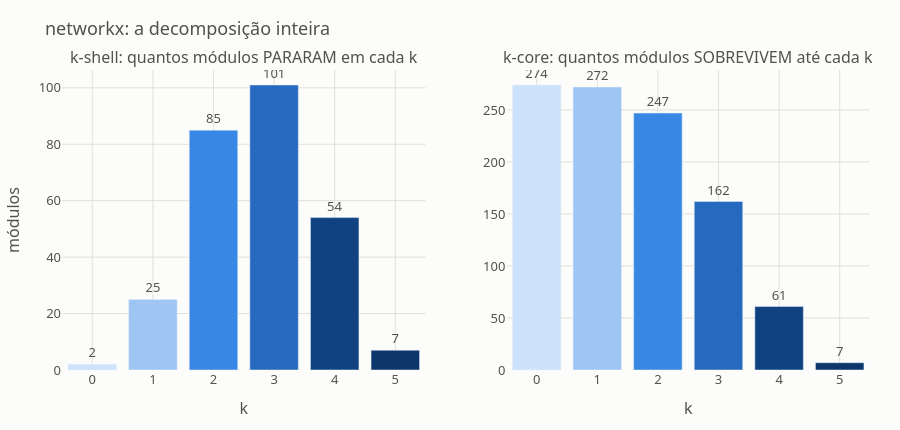

Notebook code for this chart:
### Markdown cell above
**O que esses números dizem.**

A degenerescência é **5**: existe um grupo de módulos em que **cada um depende de pelo menos 5 outros do mesmo grupo**, e não existe grupo assim para 6. Esse grupo é o 5-core, e ele tem **7 módulos de 274 — 2,6% do pacote**.

E eles fazem sentido juntos: as quatro classes de grafo (`Graph`, `DiGraph`, `MultiGraph`, `MultiDiGraph`), o módulo de *views* que todas expõem, o `convert`, e o `__init__` do pacote. O `Graph.__init__` chama o `convert` para construir grafo a partir de dados; o `convert` constrói objetos `Graph`. É um ciclo real.

**Traduzindo para a pergunta original:** destes 274 arquivos, **7 são o território perigoso**. Mexer em qualquer um deles obriga a entender os outros 6.

### Code cell
tam_shell = pd.Series(core).value_counts().sort_index()
tam_core = pd.Series({k: sum(v >= k for v in core.values()) for k in range(0, d + 1)})

fig = make_subplots(rows=1, cols=2,
                    subplot_titles=("k-shell: quantos módulos PARARAM em cada k",
                                    "k-core: quantos módulos SOBREVIVEM até cada k"))
fig.add_bar(x=tam_shell.index, y=tam_shell.values, marker_color=rampa_azul(tam_shell.index, 0, d),
            text=tam_shell.values, textposition="outside",
            hovertemplate="%{x}-shell<br>%{y} módulos<extra></extra>", showlegend=False, row=1, col=1)
fig.add_bar(x=tam_core.index, y=tam_core.values, marker_color=rampa_azul(tam_core.index, 0, d),
            text=tam_core.values, textposition="outside",
            hovertemplate="%{x}-core<br>%{y} módulos<extra></extra>", showlegend=False, row=1, col=2)
fig.update_xaxes(title_text="k", dtick=1, row=1, col=1)
fig.update_xaxes(title_text="k", dtick=1, row=1, col=2)
fig.update_yaxes(title_text="módulos", row=1, col=1)
estilo(fig, f"{pacote}: a decomposição inteira", 430).show()

print("conferência — a soma das k-shells tem que dar o total de módulos:")
print(f"   soma das shells = {tam_shell.sum()}   |   módulos = {G.number_of_nodes()}")

### Figure 1 — Plotly figure (JSON) as saved in the notebook; plotly's stock layout.template omitted (floating-point values rounded to 4 significant figures)
{"data": [{"hovertemplate": "%{x}-shell<br>%{y} módulos<extra></extra>", "marker": {"color": ["#cde2fb", "#9ec5f4", "#3987e5", "#256abf", "#104281", "#0d366b"]}, "showlegend": false, "text": [2, 25, 85, 101, 54, 7], "textposition": "outside", "type": "bar", "x": [0, 1, 2, 3, 4, 5], "xaxis": "x", "y": [2, 25, 85, 101, 54, 7], "yaxis": "y"}, {"hovertemplate": "%{x}-core<br>%{y} módulos<extra></extra>", "marker": {"color": ["#cde2fb", "#9ec5f4", "#3987e5", "#256abf", "#104281", "#0d366b"]}, "showlegend": false, "text": [274, 272, 247, 162, 61, 7], "textposition": "outside", "type": "bar", "x": [0, 1, 2, 3, 4, 5], "xaxis": "x2", "y": [274, 272, 247, 162, 61, 7], "yaxis": "y2"}], "layout": {"annotations": [{"font": {"size": 16}, "showarrow": false, "text": "k-shell: quantos módulos PARARAM em cada k", "x": 0.225, "xanchor": "center", "xref": "paper", "y": 1, "yanchor": "bottom", "yref": "paper"}, {"font": {"size": 16}, "showarrow": false, "text": "k-core: quantos módulos SOBREVIVEM até cada k", "x": 0.775, "xanchor": "center", "xref": "paper", "y": 1, "yanchor": "bottom", "yref": "paper"}], "font": {"color": "#52514e", "family": "system-ui, sans-serif", "size": 13}, "height": 430, "margin": {"b": 60, "l": 60, "r": 30, "t": 70}, "paper_bgcolor": "#fcfcfb", "plot_bgcolor": "#fcfcfb", "title": {"text": "networkx: a decomposição inteira"}, "xaxis": {"anchor": "y", "domain": [0, 0.45], "dtick": 1, "gridcolor": "#e1e0d9", "title": {"text": "k"}, "zeroline": false}, "xaxis2": {"anchor": "y2", "domain": [0.55, 1], "dtick": 1, "gridcolor": "#e1e0d9", "title": {"text": "k"}, "zeroline": false}, "yaxis": {"anchor": "x", "domain": [0, 1], "gridcolor": "#e1e0d9", "title": {"text": "módulos"}, "zeroline": false}, "yaxis2": {"anchor": "x2", "domain": [0, 1], "gridcolor": "#e1e0d9", "zeroline": false}}}
